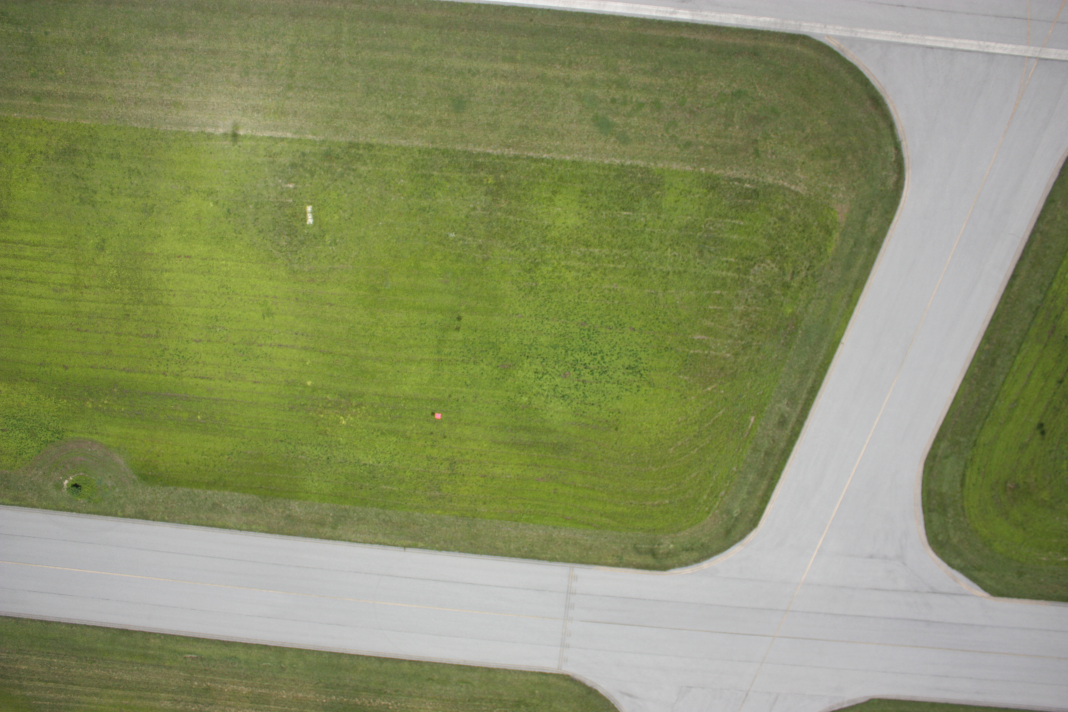
//> input picture Payload/ADLC/SalientDetection/IMG_0526.JPG, 4272 x 2848 px, given in place of IMG_0494.JPG, which was not available (shown at 1/4 size)
$ ./salient_detection   (built with g++ and OpenCV 4)
//> lines starting //> are read from the running program, lines starting //| are printed output that depends on the picture; after the words box and inside, x2 and y2 are one past the last pixel; in counts of white or black regions, pixels touching at a corner belong together; pictures that were not available may be replaced by others from this repository, and a replacement may not be noted
// salient_detection.cpp : Defines the entry point for the console application.
//

#include "opencv2/core/core.hpp"
#include "opencv2/highgui/highgui.hpp"
#include <iostream>
#include <string>
#include "opencv2/imgproc/imgproc.hpp"
#include <sstream>
#include <vector>
#include <stdio.h>
using namespace std;
using namespace cv;

//////////////////// Functions ///////////////////////////////////
string readNewImg(string *imgName);
Mat salient_detection(Mat img);
Mat CannyThreshold(Mat src, Mat grad);
Mat gradient(Mat src);
void findObject(Mat mask, Mat src);
//////////////////////////////////////////////////////////////////

int imageCounter = 494;
string imgName = "IMG_0494.JPG";

int main() {
	Mat targetImg, salientMask;

	targetImg = imread(imgName);
//> targetImg is the input picture: 2848 rows x 4272 cols, CV_8UC3; mean B, G, R 101.7, 143.7, 136.6

	//while (1) {
		salientMask = salient_detection(targetImg);
		cout << imgName << endl;
		findObject(salientMask, targetImg);
		// [7 lines of commented-out code are left out]


	return 0;
}

string readNewImg(string *imgName) {
	imageCounter++;
	char buffer[20];

	sprintf(buffer, "IMG_0%d.JPG", imageCounter);

	return buffer;
};

Mat salient_detection(Mat img) {
	Mat hsl,h,s,l,hg,lg, blkWhte, grad;

	GaussianBlur(img, img, Size(3, 3), 0, 0, BORDER_DEFAULT);

	vector<Mat> channels(3);

	cvtColor(img, hsl, CV_RGB2HLS);
//> hsl: 2848 rows x 4272 cols, CV_8UC3; mean of channels 0, 1, 2 76.1, 123, 58.6
	split(hsl, channels);
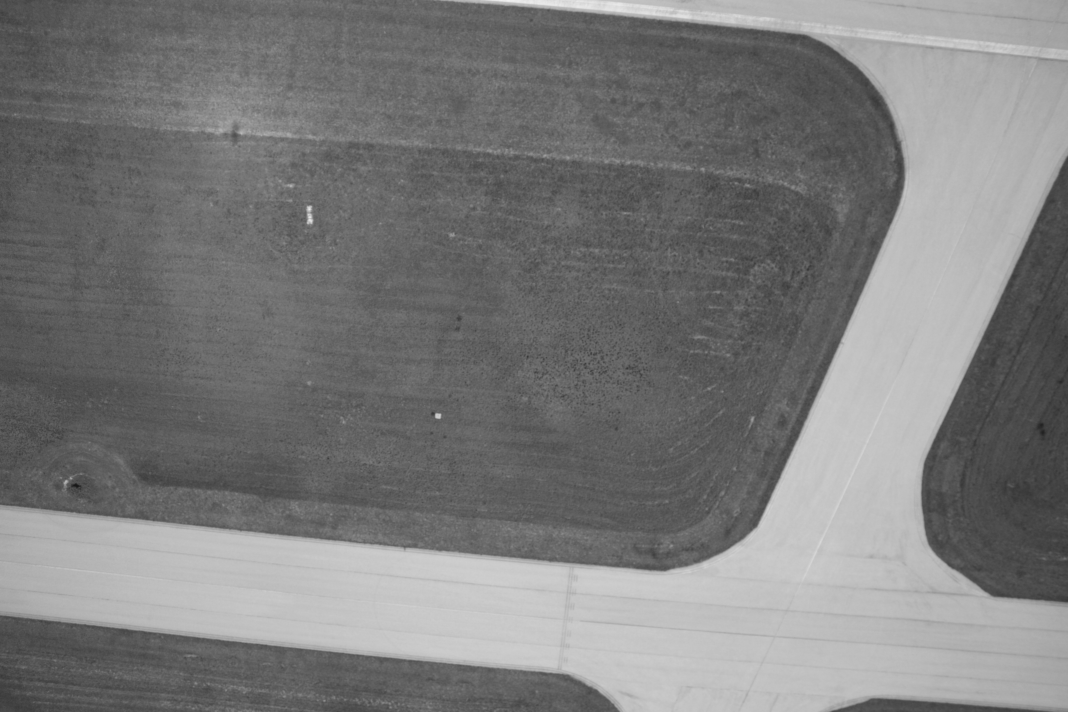
//> channels[1]: 2848 rows x 4272 cols, CV_8UC1 (shown at 1/4 size); min 19, max 243, mean 123
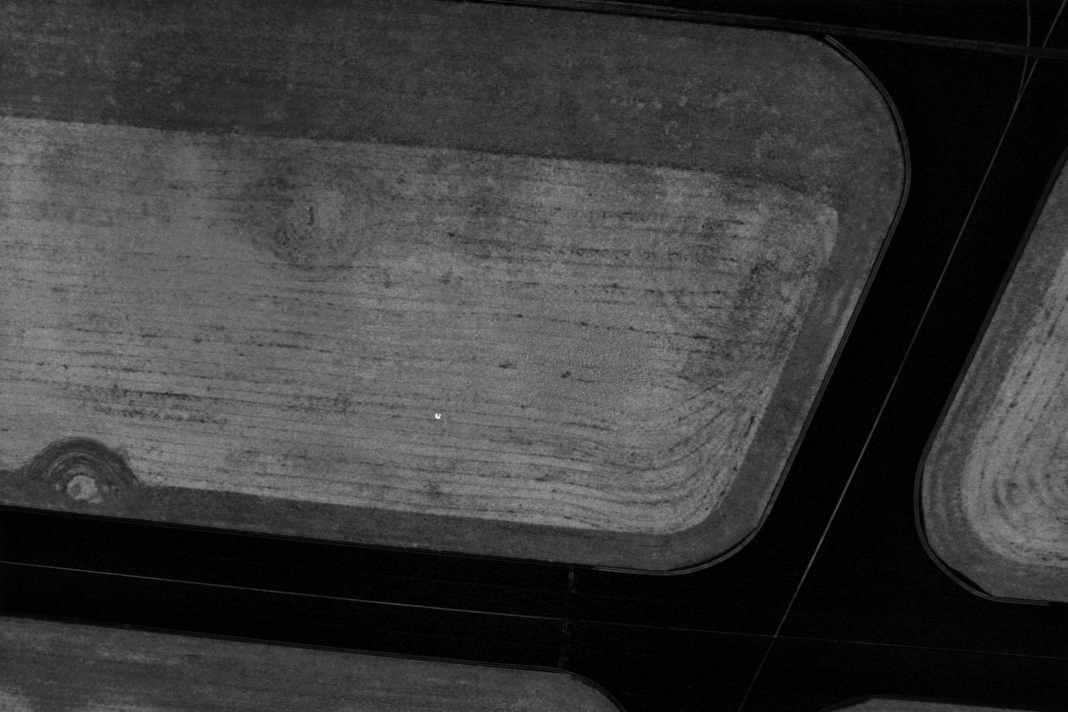
//> channels[2]: 2848 rows x 4272 cols, CV_8UC1 (shown at 1/4 size); min 0, max 251, mean 58.6


	h = channels[1];
	s = channels[0];
	l = channels[2];

	hg = gradient(h);
	lg = gradient(l);

	grad = h + l;

	grad = CannyThreshold(grad,grad);

	h = CannyThreshold(h,h);

	grad = (grad & h);

	namedWindow("salient objects", WINDOW_NORMAL);
	imshow("salient objects", grad);
	return grad;

};

Mat gradient(Mat src) {
	int scale = 1;
	int delta = 0;
	int ddepth = CV_16S;
	Mat grad_x, grad_y;
	Mat abs_grad_x, abs_grad_y, grad, gradh, gradl;

	/// Gradient X
	//Scharr( src_gray, grad_x, ddepth, 1, 0, scale, delta, BORDER_DEFAULT );
	Sobel(src, grad_x, ddepth, 1, 0, 3, scale, delta, BORDER_DEFAULT);
	convertScaleAbs(grad_x, abs_grad_x);

	/// Gradient Y
	//Scharr( src_gray, grad_y, ddepth, 0, 1, scale, delta, BORDER_DEFAULT );
	Sobel(src, grad_y, ddepth, 0, 1, 3, scale, delta, BORDER_DEFAULT);
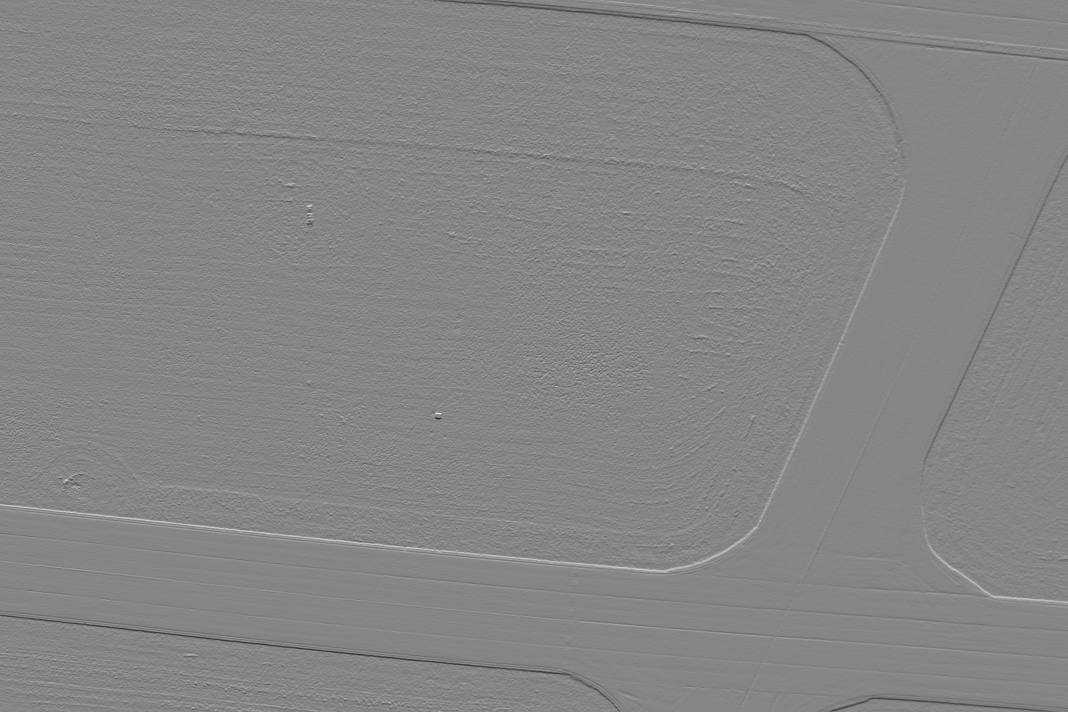
//> grad_y: 2848 rows x 4272 cols, CV_16SC1 (shown at 1/4 size); min -198, max 179, mean -0.1; drawn with min black and max white
	convertScaleAbs(grad_y, abs_grad_y);

	/// Total Gradient (approximate)
	addWeighted(abs_grad_x, 0.5, abs_grad_y, 0.5, 0, grad);
//> in salient_detection, `grad = h + l;`:
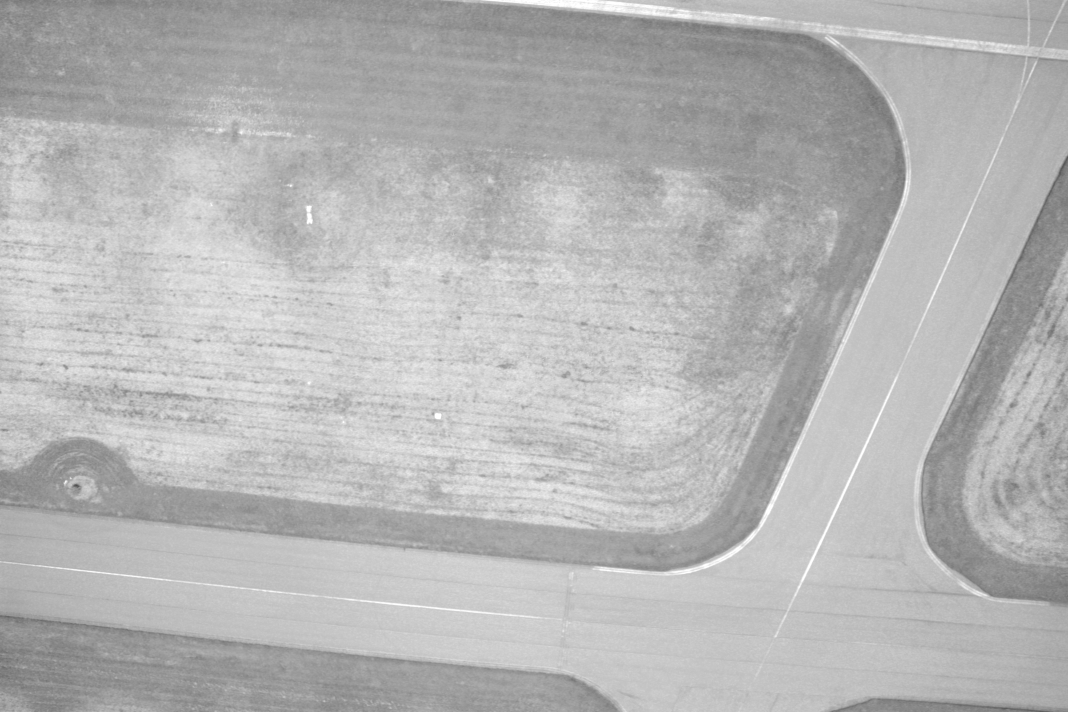
//> grad: 2848 rows x 4272 cols, CV_8UC1 (shown at 1/4 size); min 68, max 255, mean 181.5

	return grad;
};

Mat CannyThreshold(Mat src, Mat grad)
{
	Mat detected_edges;
	int kernel_size = 3;
	int lowThreshold = 70;
	int ratio = 3;
	int morph_elem = 1;
	int morph_size = 2;
	/// Reduce noise with a kernel 3x3
	blur(grad, detected_edges, Size(1, 1));

	/// Canny detector
	Canny(detected_edges, detected_edges, lowThreshold, lowThreshold*ratio, kernel_size);
//> detected_edges: 2848 rows x 4272 cols, CV_8UC1; 0.03% white in thin lines or dots, all inside (x1, y1, x2, y2) = (0, 1, 3548, 2329)

	Mat element = getStructuringElement(MORPH_RECT,
		Size(2 * 1 + 1, 2 * 1 + 1),
		Point(1, 1));

	dilate(detected_edges, detected_edges, element);
//> detected_edges: 2848 rows x 4272 cols, CV_8UC1; 0.09% white; 10 white regions, largest, box (x1, y1, x2, y2) and area: (0, 2243, 698, 2328) 4590, (3207, 1606, 3549, 2330) 3103, (1919, 0, 2636, 65) 2338
//> in CannyThreshold (call 2), `Canny(detected_edges, detected_edges, lowThreshold, lowThreshold*ratio..`:
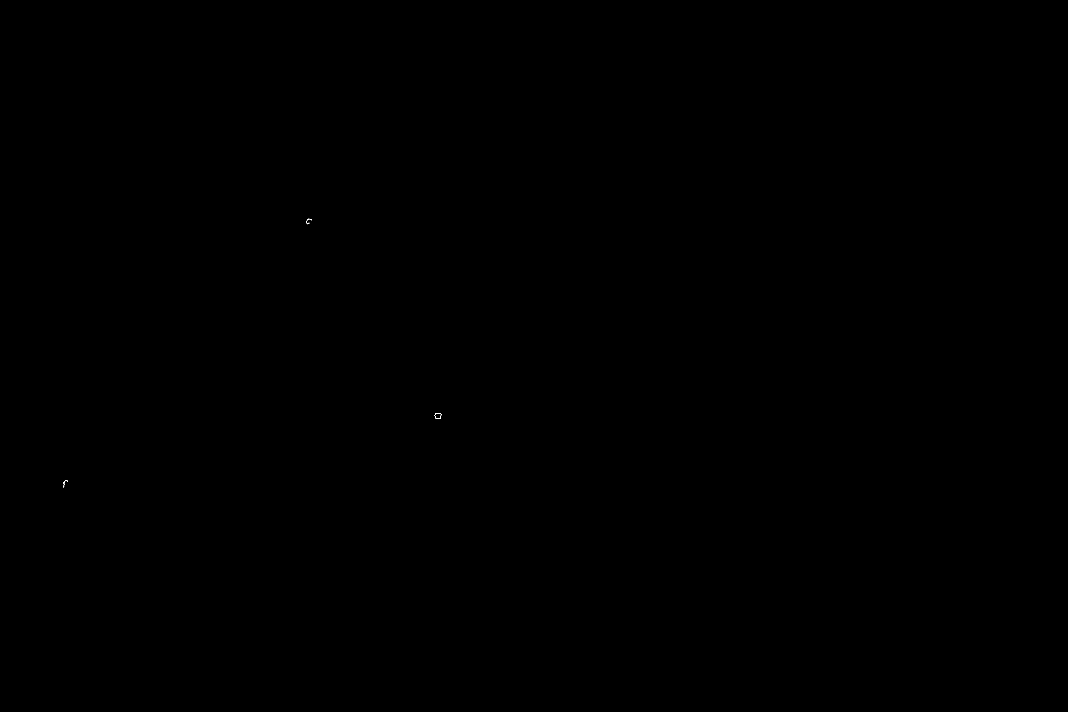
//> detected_edges: 2848 rows x 4272 cols, CV_8UC1 (shown at 1/4 size); 0% white in thin lines or dots, all inside (x1, y1, x2, y2) = (252, 875, 1765, 1950)
//> in CannyThreshold (call 2), `dilate(detected_edges, detected_edges, element);`: detected_edges: 2848 rows x 4272 cols, CV_8UC1; 0.01% white; 3 white regions, box (x1, y1, x2, y2) and area: (1738, 1652, 1766, 1677) 279, (251, 1919, 273, 1951) 201, (1225, 874, 1249, 898) 189
//> in salient_detection, `grad = (grad & h);`: grad: 2848 rows x 4272 cols, CV_8UC1; 0% white in thin lines or dots, all inside (x1, y1, x2, y2) = (253, 874, 1766, 1945)
//| IMG_0494.JPG
	//erode(detected_edges, detected_edges,element);
	//element = getStructuringElement(morph_elem, Size(2 * morph_size + 1, 2 * morph_size + 1), Point(morph_size, morph_size));
	//morphologyEx(detected_edges, detected_edges, MORPH_OPEN, element);

	return detected_edges;
};

void findObject(Mat mask, Mat src) {
	Mat threshold_output;
	Mat roi;
	vector<vector<Point> > contours;
	vector<Vec4i> hierarchy;
	char buffer[40];


	/// Find contours
	findContours(mask, contours, RETR_EXTERNAL, CHAIN_APPROX_SIMPLE, Point(0, 0));
//> contours = 3 contours; box (x1, y1, x2, y2) and area: (1738, 1652, 1766, 1677) 569, (253, 1920, 271, 1945) 99, (1225, 874, 1238, 898) 67

	/// Approximate contours to polygons + get bounding rects and circles
	vector<vector<Point> > contours_poly(contours.size());
//> contours_poly = 3 empty contours
	vector<Rect> boundRect(contours.size());
	vector<Point2f>center(contours.size());
	vector<float>radius(contours.size());

	for (int i = 0; i < contours.size(); i++)
	{
		cout << contourArea(contours[i]) << endl;
		if (contourArea(contours[i]) < 600)
		{
			approxPolyDP(Mat(contours[i]), contours_poly[i], 3, true);
			boundRect[i] = boundingRect(Mat(contours[i]));
			roi = src(boundRect[i]);

			sprintf(buffer, "croppedImg/IMG_0%d_%d.JPG", imageCounter,i);

			imwrite(buffer, roi);
		}

	}
//> this loop made 3 passes
//| 99
//| 569
//| 67
//> pass 2, in findObject, `roi = src(boundRect[i]);`:
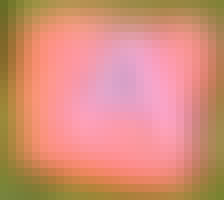
//> roi: 25 rows x 28 cols, CV_8UC3 (shown 8 times larger); mean B, G, R 122.1, 142.8, 213.8
//> after the loop, buffer = "croppedImg/IMG_0494_2.JPG"

	cout << "bounded rectangles" << endl;
	/// Draw polygonal contour + bonding rects + circles
	Mat drawing = Mat::zeros(threshold_output.size(), CV_8UC3);
	for (int i = 0; i < contours.size(); i++)
	{
		//cout << i << endl;
		Scalar color = Scalar(0, 255, 0);
		drawContours(src, contours_poly, i, color, 1, 8, vector<Vec4i>(), 0, Point());
		rectangle(src, boundRect[i].tl(), boundRect[i].br(), color, 2, 8, 0);
	}
	cout << "rectangles drawn" << endl;
	namedWindow("Contours", CV_WINDOW_NORMAL);
	imshow("Contours", src);
};
